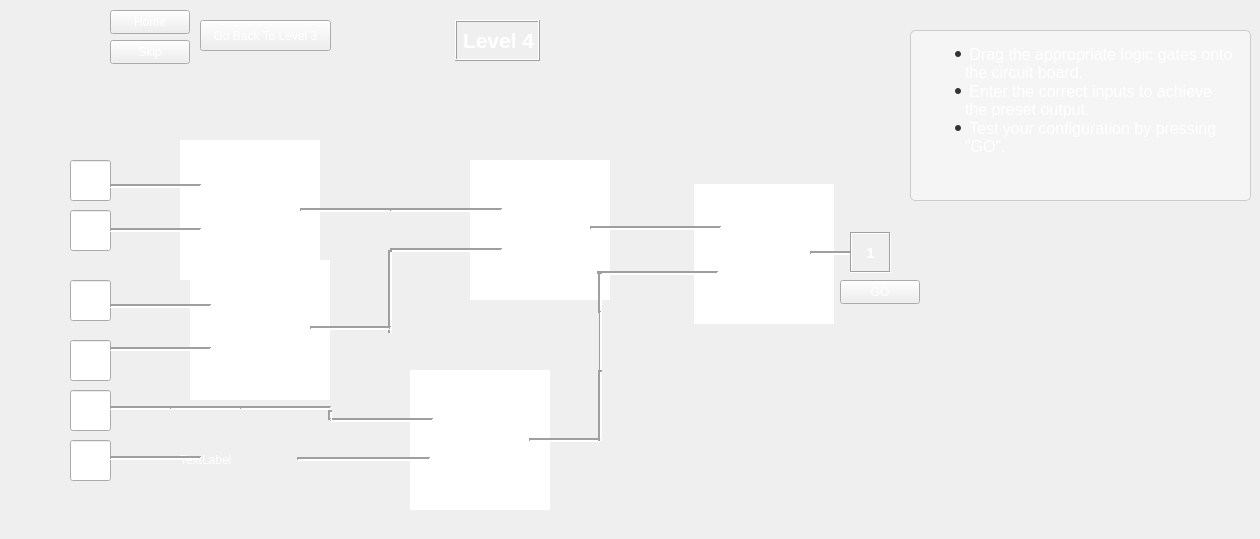
   <widget class="QWidget" name="level10">
    <property name="styleSheet">
     <string notr="true">color: white;</string>
    </property>
    <widget class="QPushButton" name="goButtonLevelTen">
     <property name="geometry">
      <rect>
       <x>840</x>
       <y>280</y>
       <width>80</width>
       <height>24</height>
      </rect>
     </property>
     <property name="text">
      <string>GO</string>
     </property>
    </widget>
    <widget class="CustomLineEdit" name="level10Input1">
     <property name="geometry">
      <rect>
       <x>70</x>
       <y>160</y>
       <width>41</width>
       <height>41</height>
      </rect>
     </property>
     <property name="alignment">
      <set>Qt::AlignCenter</set>
     </property>
    </widget>
    <widget class="QPushButton" name="homeButton_10">
     <property name="geometry">
      <rect>
       <x>110</x>
       <y>10</y>
       <width>80</width>
       <height>24</height>
      </rect>
     </property>
     <property name="text">
      <string>Home</string>
     </property>
    </widget>
    <widget class="QPushButton" name="skipButton_10">
     <property name="geometry">
      <rect>
       <x>110</x>
       <y>40</y>
       <width>80</width>
       <height>24</height>
      </rect>
     </property>
     <property name="text">
      <string>Skip</string>
     </property>
    </widget>
    <widget class="CustomLineEdit" name="level10Input2">
     <property name="geometry">
      <rect>
       <x>70</x>
       <y>210</y>
       <width>41</width>
       <height>41</height>
      </rect>
     </property>
     <property name="alignment">
      <set>Qt::AlignCenter</set>
     </property>
    </widget>
    <widget class="QPushButton" name="backToLevel1_9">
     <property name="geometry">
      <rect>
       <x>200</x>
       <y>20</y>
       <width>131</width>
       <height>31</height>
      </rect>
     </property>
     <property name="font">
      <font>
       <pointsize>9</pointsize>
      </font>
     </property>
     <property name="text">
      <string>Go Back To Level 3</string>
     </property>
    </widget>
    <widget class="QLabel" name="label_39">
     <property name="geometry">
      <rect>
       <x>455</x>
       <y>20</y>
       <width>85</width>
       <height>41</height>
      </rect>
     </property>
     <property name="font">
      <font>
       <pointsize>16</pointsize>
       <bold>true</bold>
      </font>
     </property>
     <property name="frameShape">
      <enum>QFrame::Box</enum>
     </property>
     <property name="frameShadow">
      <enum>QFrame::Raised</enum>
     </property>
     <property name="text">
      <string>Level 4</string>
     </property>
     <property name="textFormat">
      <enum>Qt::MarkdownText</enum>
     </property>
    </widget>
    <widget class="CustomLineEdit" name="level10Input3">
     <property name="geometry">
      <rect>
       <x>70</x>
       <y>280</y>
       <width>41</width>
       <height>41</height>
      </rect>
     </property>
     <property name="alignment">
      <set>Qt::AlignCenter</set>
     </property>
    </widget>
    <widget class="CustomLineEdit" name="level10Input4">
     <property name="geometry">
      <rect>
       <x>70</x>
       <y>340</y>
       <width>41</width>
       <height>41</height>
      </rect>
     </property>
     <property name="alignment">
      <set>Qt::AlignCenter</set>
     </property>
    </widget>
    <widget class="CustomLineEdit" name="level10Input5">
     <property name="geometry">
      <rect>
       <x>70</x>
       <y>390</y>
       <width>41</width>
       <height>41</height>
      </rect>
     </property>
     <property name="alignment">
      <set>Qt::AlignCenter</set>
     </property>
    </widget>
    <widget class="CustomLineEdit" name="level10Input6">
     <property name="geometry">
      <rect>
       <x>70</x>
       <y>440</y>
       <width>41</width>
       <height>41</height>
      </rect>
     </property>
     <property name="alignment">
      <set>Qt::AlignCenter</set>
     </property>
    </widget>
    <widget class="Line" name="line_117">
     <property name="geometry">
      <rect>
       <x>110</x>
       <y>400</y>
       <width>78</width>
       <height>16</height>
      </rect>
     </property>
     <property name="frameShadow">
      <enum>QFrame::Sunken</enum>
     </property>
     <property name="lineWidth">
      <number>2</number>
     </property>
     <property name="orientation">
      <enum>Qt::Horizontal</enum>
     </property>
    </widget>
    <widget class="Custom_GraphicsView" name="gateOneLevel10">
     <property name="geometry">
      <rect>
       <x>180</x>
       <y>140</y>
       <width>140</width>
       <height>140</height>
      </rect>
     </property>
     <property name="frameShape">
      <enum>QFrame::NoFrame</enum>
     </property>
     <property name="lineWidth">
      <number>1</number>
     </property>
    </widget>
    <widget class="Custom_GraphicsView" name="gateTwoLevel10">
     <property name="geometry">
      <rect>
       <x>190</x>
       <y>260</y>
       <width>140</width>
       <height>140</height>
      </rect>
     </property>
     <property name="frameShape">
      <enum>QFrame::NoFrame</enum>
     </property>
     <property name="lineWidth">
      <number>1</number>
     </property>
    </widget>
    <widget class="QLabel" name="intializedNotGate_2">
     <property name="geometry">
      <rect>
       <x>180</x>
       <y>390</y>
       <width>140</width>
       <height>140</height>
      </rect>
     </property>
     <property name="text">
      <string>TextLabel</string>
     </property>
    </widget>
    <widget class="Line" name="line_120">
     <property name="geometry">
      <rect>
       <x>300</x>
       <y>200</y>
       <width>91</width>
       <height>20</height>
      </rect>
     </property>
     <property name="frameShadow">
      <enum>QFrame::Sunken</enum>
     </property>
     <property name="lineWidth">
      <number>2</number>
     </property>
     <property name="orientation">
      <enum>Qt::Horizontal</enum>
     </property>
    </widget>
    <widget class="Custom_GraphicsView" name="gateFourLevel10">
     <property name="geometry">
      <rect>
       <x>470</x>
       <y>160</y>
       <width>140</width>
       <height>140</height>
      </rect>
     </property>
     <property name="frameShape">
      <enum>QFrame::NoFrame</enum>
     </property>
     <property name="lineWidth">
      <number>1</number>
     </property>
    </widget>
    <widget class="Custom_GraphicsView" name="gateThreeLevel10">
     <property name="geometry">
      <rect>
       <x>410</x>
       <y>370</y>
       <width>140</width>
       <height>140</height>
      </rect>
     </property>
     <property name="frameShape">
      <enum>QFrame::NoFrame</enum>
     </property>
     <property name="lineWidth">
      <number>1</number>
     </property>
    </widget>
    <widget class="Line" name="line_125">
     <property name="geometry">
      <rect>
       <x>170</x>
       <y>400</y>
       <width>78</width>
       <height>16</height>
      </rect>
     </property>
     <property name="frameShadow">
      <enum>QFrame::Sunken</enum>
     </property>
     <property name="lineWidth">
      <number>2</number>
     </property>
     <property name="orientation">
      <enum>Qt::Horizontal</enum>
     </property>
    </widget>
    <widget class="Line" name="line_127">
     <property name="geometry">
      <rect>
       <x>297</x>
       <y>449</y>
       <width>133</width>
       <height>20</height>
      </rect>
     </property>
     <property name="frameShadow">
      <enum>QFrame::Sunken</enum>
     </property>
     <property name="lineWidth">
      <number>2</number>
     </property>
     <property name="orientation">
      <enum>Qt::Horizontal</enum>
     </property>
    </widget>
    <widget class="Line" name="line_129">
     <property name="geometry">
      <rect>
       <x>529</x>
       <y>430</y>
       <width>71</width>
       <height>20</height>
      </rect>
     </property>
     <property name="frameShadow">
      <enum>QFrame::Sunken</enum>
     </property>
     <property name="lineWidth">
      <number>2</number>
     </property>
     <property name="orientation">
      <enum>Qt::Horizontal</enum>
     </property>
    </widget>
    <widget class="Custom_GraphicsView" name="gateFiveLevel10">
     <property name="geometry">
      <rect>
       <x>694</x>
       <y>184</y>
       <width>140</width>
       <height>140</height>
      </rect>
     </property>
     <property name="frameShape">
      <enum>QFrame::NoFrame</enum>
     </property>
     <property name="lineWidth">
      <number>1</number>
     </property>
    </widget>
    <widget class="Line" name="line_130">
     <property name="geometry">
      <rect>
       <x>597</x>
       <y>263</y>
       <width>121</width>
       <height>20</height>
      </rect>
     </property>
     <property name="frameShadow">
      <enum>QFrame::Sunken</enum>
     </property>
     <property name="lineWidth">
      <number>2</number>
     </property>
     <property name="orientation">
      <enum>Qt::Horizontal</enum>
     </property>
    </widget>
    <widget class="Line" name="line_131">
     <property name="geometry">
      <rect>
       <x>810</x>
       <y>243</y>
       <width>41</width>
       <height>20</height>
      </rect>
     </property>
     <property name="frameShadow">
      <enum>QFrame::Sunken</enum>
     </property>
     <property name="lineWidth">
      <number>2</number>
     </property>
     <property name="orientation">
      <enum>Qt::Horizontal</enum>
     </property>
    </widget>
    <widget class="Line" name="line_58">
     <property name="geometry">
      <rect>
       <x>599</x>
       <y>310</y>
       <width>3</width>
       <height>61</height>
      </rect>
     </property>
     <property name="maximumSize">
      <size>
       <width>16777215</width>
       <height>61</height>
      </size>
     </property>
     <property name="frameShadow">
      <enum>QFrame::Sunken</enum>
     </property>
     <property name="lineWidth">
      <number>2</number>
     </property>
     <property name="orientation">
      <enum>Qt::Vertical</enum>
     </property>
    </widget>
    <widget class="Line" name="line_59">
     <property name="geometry">
      <rect>
       <x>590</x>
       <y>272</y>
       <width>20</width>
       <height>41</height>
      </rect>
     </property>
     <property name="maximumSize">
      <size>
       <width>16777215</width>
       <height>61</height>
      </size>
     </property>
     <property name="frameShadow">
      <enum>QFrame::Sunken</enum>
     </property>
     <property name="lineWidth">
      <number>2</number>
     </property>
     <property name="orientation">
      <enum>Qt::Vertical</enum>
     </property>
    </widget>
    <widget class="QLabel" name="label_20">
     <property name="geometry">
      <rect>
       <x>850</x>
       <y>232</y>
       <width>41</width>
       <height>41</height>
      </rect>
     </property>
     <property name="font">
      <font>
       <pointsize>11</pointsize>
       <bold>true</bold>
      </font>
     </property>
     <property name="frameShape">
      <enum>QFrame::Box</enum>
     </property>
     <property name="frameShadow">
      <enum>QFrame::Sunken</enum>
     </property>
     <property name="text">
      <string>1</string>
     </property>
     <property name="alignment">
      <set>Qt::AlignCenter</set>
     </property>
    </widget>
    <widget class="Line" name="line_132">
     <property name="geometry">
      <rect>
       <x>110</x>
       <y>178</y>
       <width>91</width>
       <height>16</height>
      </rect>
     </property>
     <property name="frameShadow">
      <enum>QFrame::Sunken</enum>
     </property>
     <property name="lineWidth">
      <number>2</number>
     </property>
     <property name="orientation">
      <enum>Qt::Horizontal</enum>
     </property>
    </widget>
    <widget class="Line" name="line_134">
     <property name="geometry">
      <rect>
       <x>110</x>
       <y>222</y>
       <width>91</width>
       <height>16</height>
      </rect>
     </property>
     <property name="frameShadow">
      <enum>QFrame::Sunken</enum>
     </property>
     <property name="lineWidth">
      <number>2</number>
     </property>
     <property name="orientation">
      <enum>Qt::Horizontal</enum>
     </property>
    </widget>
    <widget class="Line" name="line_135">
     <property name="geometry">
      <rect>
       <x>110</x>
       <y>298</y>
       <width>101</width>
       <height>16</height>
      </rect>
     </property>
     <property name="frameShadow">
      <enum>QFrame::Sunken</enum>
     </property>
     <property name="lineWidth">
      <number>2</number>
     </property>
     <property name="orientation">
      <enum>Qt::Horizontal</enum>
     </property>
    </widget>
    <widget class="Line" name="line_136">
     <property name="geometry">
      <rect>
       <x>110</x>
       <y>341</y>
       <width>101</width>
       <height>16</height>
      </rect>
     </property>
     <property name="frameShadow">
      <enum>QFrame::Sunken</enum>
     </property>
     <property name="lineWidth">
      <number>2</number>
     </property>
     <property name="orientation">
      <enum>Qt::Horizontal</enum>
     </property>
    </widget>
    <widget class="Line" name="line_118">
     <property name="geometry">
      <rect>
       <x>110</x>
       <y>450</y>
       <width>91</width>
       <height>16</height>
      </rect>
     </property>
     <property name="frameShadow">
      <enum>QFrame::Sunken</enum>
     </property>
     <property name="lineWidth">
      <number>2</number>
     </property>
     <property name="orientation">
      <enum>Qt::Horizontal</enum>
     </property>
    </widget>
    <widget class="Line" name="line_128">
     <property name="geometry">
      <rect>
       <x>330</x>
       <y>410</y>
       <width>103</width>
       <height>20</height>
      </rect>
     </property>
     <property name="frameShadow">
      <enum>QFrame::Sunken</enum>
     </property>
     <property name="lineWidth">
      <number>2</number>
     </property>
     <property name="orientation">
      <enum>Qt::Horizontal</enum>
     </property>
    </widget>
    <widget class="Line" name="line_124">
     <property name="geometry">
      <rect>
       <x>590</x>
       <y>218</y>
       <width>131</width>
       <height>20</height>
      </rect>
     </property>
     <property name="frameShadow">
      <enum>QFrame::Sunken</enum>
     </property>
     <property name="lineWidth">
      <number>2</number>
     </property>
     <property name="orientation">
      <enum>Qt::Horizontal</enum>
     </property>
    </widget>
    <widget class="Line" name="line_137">
     <property name="geometry">
      <rect>
       <x>390</x>
       <y>202</y>
       <width>112</width>
       <height>16</height>
      </rect>
     </property>
     <property name="frameShadow">
      <enum>QFrame::Sunken</enum>
     </property>
     <property name="lineWidth">
      <number>2</number>
     </property>
     <property name="orientation">
      <enum>Qt::Horizontal</enum>
     </property>
    </widget>
    <widget class="Line" name="line_138">
     <property name="geometry">
      <rect>
       <x>390</x>
       <y>242</y>
       <width>112</width>
       <height>16</height>
      </rect>
     </property>
     <property name="frameShadow">
      <enum>QFrame::Sunken</enum>
     </property>
     <property name="lineWidth">
      <number>2</number>
     </property>
     <property name="orientation">
      <enum>Qt::Horizontal</enum>
     </property>
    </widget>
    <widget class="Line" name="line_126">
     <property name="geometry">
      <rect>
       <x>240</x>
       <y>398</y>
       <width>91</width>
       <height>20</height>
      </rect>
     </property>
     <property name="frameShadow">
      <enum>QFrame::Sunken</enum>
     </property>
     <property name="lineWidth">
      <number>2</number>
     </property>
     <property name="orientation">
      <enum>Qt::Horizontal</enum>
     </property>
    </widget>
    <widget class="Line" name="line_57">
     <property name="geometry">
      <rect>
       <x>590</x>
       <y>370</y>
       <width>21</width>
       <height>71</height>
      </rect>
     </property>
     <property name="frameShadow">
      <enum>QFrame::Sunken</enum>
     </property>
     <property name="lineWidth">
      <number>2</number>
     </property>
     <property name="orientation">
      <enum>Qt::Vertical</enum>
     </property>
    </widget>
    <widget class="Line" name="line_56">
     <property name="geometry">
      <rect>
       <x>380</x>
       <y>250</y>
       <width>20</width>
       <height>83</height>
      </rect>
     </property>
     <property name="frameShadow">
      <enum>QFrame::Sunken</enum>
     </property>
     <property name="lineWidth">
      <number>2</number>
     </property>
     <property name="orientation">
      <enum>Qt::Vertical</enum>
     </property>
    </widget>
    <widget class="Line" name="line_139">
     <property name="geometry">
      <rect>
       <x>310</x>
       <y>320</y>
       <width>81</width>
       <height>16</height>
      </rect>
     </property>
     <property name="frameShadow">
      <enum>QFrame::Sunken</enum>
     </property>
     <property name="lineWidth">
      <number>2</number>
     </property>
     <property name="orientation">
      <enum>Qt::Horizontal</enum>
     </property>
    </widget>
    <widget class="Line" name="line_60">
     <property name="geometry">
      <rect>
       <x>320</x>
       <y>410</y>
       <width>20</width>
       <height>10</height>
      </rect>
     </property>
     <property name="frameShadow">
      <enum>QFrame::Sunken</enum>
     </property>
     <property name="lineWidth">
      <number>2</number>
     </property>
     <property name="orientation">
      <enum>Qt::Vertical</enum>
     </property>
    </widget>
    <widget class="QTextBrowser" name="textBrowser_10">
     <property name="geometry">
      <rect>
       <x>910</x>
       <y>30</y>
       <width>341</width>
       <height>171</height>
      </rect>
     </property>
     <property name="styleSheet">
      <string notr="true">QTextBrowser {
  background-color: #f5f5f5; /* Light grey background */
  color: #333333; /* Dark grey text */
  border: 1px solid #cccccc; /* Light grey border */
  border-radius: 5px; /* Rounded corners */
  padding: 10px; /* Spacing between text and border */
  font-family: 'Segoe UI'; /* Modern font */
  font-size: 12pt; /* Font size */
}

QTextBrowser::hover {
  border-color: #a0a0a0; /* Darker border on hover */
}

QTextBrowser QScrollBar:vertical {
  border: none;
  background: #e0e0e0; /* Scrollbar track color */
  width: 10px; /* Width of the scrollbar */
  margin: 10px 0 10px 0; /* Top and bottom margin */
  border-radius: 4px; /* Rounded corners for scrollbar */
}

QTextBrowser QScrollBar::handle:vertical {
  background: #a5d6a7; /* Color of the scrollbar handle */
  min-height: 20px; /* Minimum handle size */
  border-radius: 4px; /* Rounded corners for handle */
}

QTextBrowser QScrollBar::handle:vertical:hover {
  background: #81c784; /* Scrollbar handle color when hovered */
}

QTextBrowser QScrollBar::add-line:vertical,
QTextBrowser QScrollBar::sub-line:vertical {
  border: none;
  background: none; /* No arrows at the top and bottom */
}

QTextBrowser QScrollBar::add-page:vertical,
QTextBrowser QScrollBar::sub-page:vertical {
  background: none; /* No background for the area between handle and buttons */
}</string>
     </property>
     <property name="html">
      <string>&lt;!DOCTYPE HTML PUBLIC &quot;-//W3C//DTD HTML 4.0//EN&quot; &quot;http://www.w3.org/TR/REC-html40/strict.dtd&quot;&gt;
&lt;html&gt;&lt;head&gt;&lt;meta name=&quot;qrichtext&quot; content=&quot;1&quot; /&gt;&lt;meta charset=&quot;utf-8&quot; /&gt;&lt;style type=&quot;text/css&quot;&gt;
p, li { white-space: pre-wrap; }
hr { height: 1px; border-width: 0; }
li.unchecked::marker { content: &quot;\2610&quot;; }
li.checked::marker { content: &quot;\2612&quot;; }
&lt;/style&gt;&lt;/head&gt;&lt;body style=&quot; font-family:'Segoe UI'; font-size:12pt; font-weight:400; font-style:normal;&quot;&gt;
&lt;ul style=&quot;margin-top: 0px; margin-bottom: 0px; margin-left: 0px; margin-right: 0px; -qt-list-indent: 1;&quot;&gt;
&lt;li style=&quot; margin-top:12px; margin-bottom:0px; margin-left:0px; margin-right:0px; -qt-block-indent:0; text-indent:0px;&quot;&gt;&lt;span style=&quot; color:#ffffff;&quot;&gt; Drag the appropriate logic gates onto the circuit board.&lt;/span&gt;&lt;/li&gt;
&lt;li style=&quot; color:#ffffff;&quot; style=&quot; margin-top:0px; margin-bottom:0px; margin-left:0px; margin-right:0px; -qt-block-indent:0; text-indent:0px;&quot;&gt; Enter the correct inputs to achieve the preset output.&lt;/li&gt;
&lt;li style=&quot; color:#ffffff;&quot; style=&quot; margin-top:0px; margin-bottom:12px; margin-left:0px; margin-right:0px; -qt-block-indent:0; text-indent:0px;&quot;&gt; Test your configuration by pressing &amp;quot;GO&amp;quot;.&lt;/li&gt;&lt;/ul&gt;&lt;/body&gt;&lt;/html&gt;</string>
     </property>
    </widget>
   </widget>
